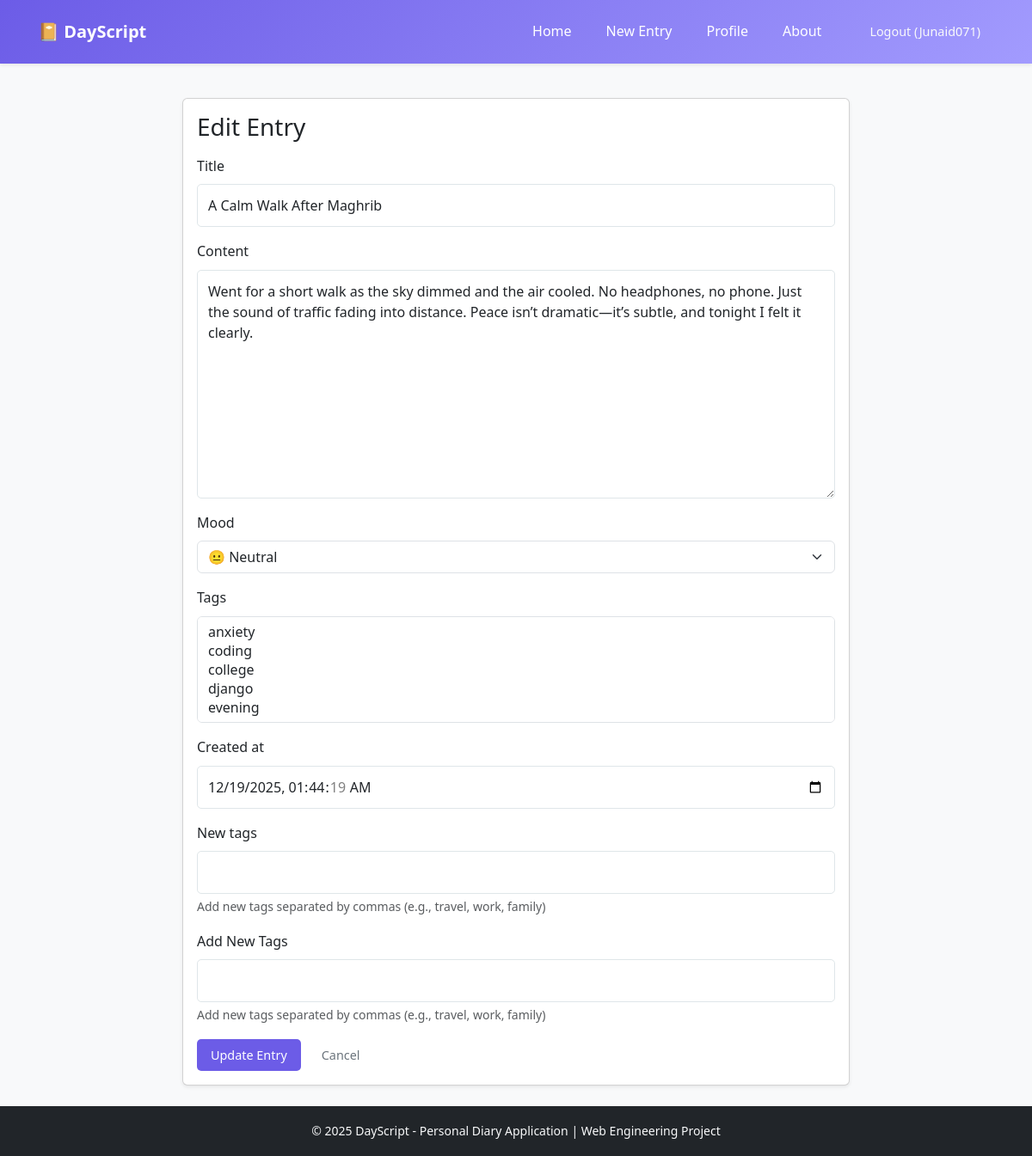
Screenshot of /entry/15/edit/ (signed in) with the database file from the repository.
### diary/models.py (models this page shows, shortened)
class DiaryEntry(models. Model):
    MOOD_CHOICES = [
        ('happy', '😊 Happy'),
        ('sad', '😢 Sad'),
        ('neutral', '😐 Neutral'),
        ('excited', '🎉 Excited'),
        ('anxious', '😰 Anxious'),
        ('grateful', '🙏 Grateful'),
        ('angry', '😠 Angry'),
        ('peaceful', '😌 Peaceful'),
    ]
    user = models.ForeignKey(
        User,
        on_delete=models.CASCADE,
        related_name='diary_entries'
    )
    title = models.CharField(max_length=200)
    content = models.TextField()
    mood = models.CharField(
        max_length=20,
        choices=MOOD_CHOICES,
        default='neutral'
    )
    tags = models.ManyToManyField(
        Tag,
        blank=True,
        related_name='entries'
    )
    created_at = models.DateTimeField(default=timezone.now)
    updated_at = models.DateTimeField(auto_now=True)
    class Meta:
        ordering = ['-created_at']
        verbose_name = 'Diary Entry'
        verbose_name_plural = 'Diary Entries'

### diary/views.py (the view, shortened to what this page needs)
# urls.py: path('entry/<int:pk>/edit/', views.EntryUpdateView.as_view(), name='entry_update'),
class EntryUpdateView(LoginRequiredMixin, UserPassesTestMixin, UpdateView):
    model = DiaryEntry
    form_class = DiaryEntryForm
    template_name = 'diary/entry_form.html'
    success_url = reverse_lazy('home')
    def test_func(self):
        entry = self.get_object()
        return self.request.user == entry.user
    def get_context_data(self, **kwargs):
        context = super().get_context_data(**kwargs)
        context['form_title'] = 'Edit Entry'
        context['button_text'] = 'Update Entry'
        return context

### diary/models.py (called while the page is built)
    def __str__(self):
        return self.name

### diary/templates/diary/entry_form.html (shortened to what this page needs)
{% extends 'diary/base.html' %}
{% block content %}
<div class="row justify-content-center">
    <div class="col-lg-8 col-md-10">
        <div class="card shadow-sm">
            <div class="card-body">
                <h1 class="h3 mb-3">{{ form_title }}</h1>
                <form method="POST">
                    {% for field in form %}
                        <div class="mb-3">
                            <label class="form-label" for="{{ field.id_for_label }}">{{ field.label }}</label>
                            {{ field }}
                            {% if field.help_text %}<div class="form-text">{{ field.help_text }}</div>{% endif %}
                        </div>
                    {% endfor %}
                    <div class="mb-3">
                        <label class="form-label" for="id_new_tags">Add New Tags</label>
                        {{ form.new_tags }}
                        {% if form.new_tags.help_text %}<div class="form-text">{{ form.new_tags.help_text }}</div>{% endif %}
                    </div>
                    <div class="d-flex gap-2">
                        <button type="submit" class="btn btn-primary">{{ button_text }}</button>
                        <a href="{% url 'home' %}" class="btn btn-outline-secondary">Cancel</a>
                    </div>
                </form>
            </div>
        </div>
    </div>
</div>
{% endblock %}

### diary/templates/diary/base.html (shortened to what this page needs)
<!DOCTYPE html>
<html lang="en">
<head>
    {% load static %}
    <link href="https://cdn.jsdelivr.net/npm/bootstrap@5.3.3/dist/css/bootstrap.min.css" rel="stylesheet">
    <link rel="stylesheet" href="{% static 'css/style.css' %}">
</head>
<body class="bg-light">
    <nav class="navbar navbar-expand-lg navbar-dark bg-primary shadow-sm">
        <div class="container">
            <a class="navbar-brand fw-bold" href="{% url 'home' %}">📔 DayScript</a>
            <div class="collapse navbar-collapse justify-content-end" id="navbarNav">
                <div class="navbar-nav nav-links">
                    {% if user.is_authenticated %}
                        <a class="nav-link" href="{% url 'home' %}">Home</a>
                        <a class="nav-link" href="{% url 'entry_create' %}">New Entry</a>
                        <a class="nav-link" href="{% url 'profile' %}">Profile</a>
                        <a class="nav-link" href="{% url 'about' %}">About</a>
                        <form action="{% url 'logout' %}" method="post" class="d-inline logout-form ms-2">
                            <button type="submit" class="btn btn-sm btn-outline-light">Logout ({{ user.username }})</button>
                        </form>
                    {% else %}
                        <a class="nav-link" href="{% url 'home' %}">Home</a>
                        <a class="nav-link" href="{% url 'about' %}">About</a>
                        <a class="nav-link" href="{% url 'login' %}">Login</a>
                        <a class="nav-link" href="{% url 'register' %}">Register</a>
                    {% endif %}
                </div>
            </div>
        </div>
    </nav>
    <main class="container my-4">
        {% block content %}{% endblock %}
    </main>
    <footer class="footer bg-dark text-light py-3 mt-auto">
        <div class="container text-center">
            <small>&copy; 2025 DayScript - Personal Diary Application | Web Engineering Project</small>
        </div>
    </footer>
</body>
</html>

### static/css/style.css (style rules this page uses)
:root { --primary-color: #6c5ce7; --primary-dark: #5b4cdb; --secondary-color: #a29bfe; --accent-color: #fd79a8; --success-color: #00b894; --warning-color: #fdcb6e; --danger-color: #d63031; --dark-color: #2d3436; --light-color: #dfe6e9; --white: #ffffff; --background: #f8f9fa; --card-shadow: 0 2px 10px rgba(0, 0, 0, 0.1); --border-radius: 10px; }
* { margin: 0; padding: 0; box-sizing: border-box; }
body { font-family: 'Segoe UI', Tahoma, Geneva, Verdana, sans-serif; background-color: var(--background); color: var(--dark-color); line-height: 1.6; min-height: 100vh; display: flex; flex-direction: column; }
a { text-decoration: none; color: var(--primary-color); }
.navbar { background: linear-gradient(135deg, var(--primary-color), var(--secondary-color)); padding: 1rem 2rem; box-shadow: var(--card-shadow); }
.nav-links { display: flex; gap: 1. 5rem; }
.nav-links a { color: var(--white); font-weight: 500; transition: opacity 0.3s; }
.nav-links { display: flex; gap: 1.5rem; align-items: center; }
.logout-form { display: inline-block; }
.container { max-width: 1200px; margin: 0 auto; }
.btn { display: inline-block; padding: 0.5rem 1rem; border: none; border-radius: 5px; cursor: pointer; font-size: 0.9rem; font-weight: 500; transition: all 0.3s; text-align: center; }
.btn-primary { background-color: var(--primary-color); color: var(--white); }
.form-control { width: 100%; padding: 0.75rem; border: 1px solid var(--light-color); border-radius: 5px; font-size: 1rem; transition: border-color 0.3s; }
textarea.form-control { resize: vertical; min-height: 200px; }
.footer { background: var(--dark-color); color: var(--light-color); text-align: center; padding: 1. 5rem; margin-top: auto; }

### rows the page displays
DiaryEntry: form "A Calm Walk After Maghrib" "Went for a short walk as the sky dimmed and the air cooled. No headphones, no phone. Just the sound of traffic fading into distance. Peace isn’t dramatic—it’s subtle, and tonight I felt it clearly." "😐 Neutral" "12/19/2025 01:44:19"

### other values shown
{{ user.username }} "Junaid071"
{{ field.label }} "Title" "Content" "Mood" "Tags" "Created at" "New tags"
{{ field.help_text }} "Add new tags separated by commas (e.g., travel, work, family)"
{{ button_text }} "Update Entry"
